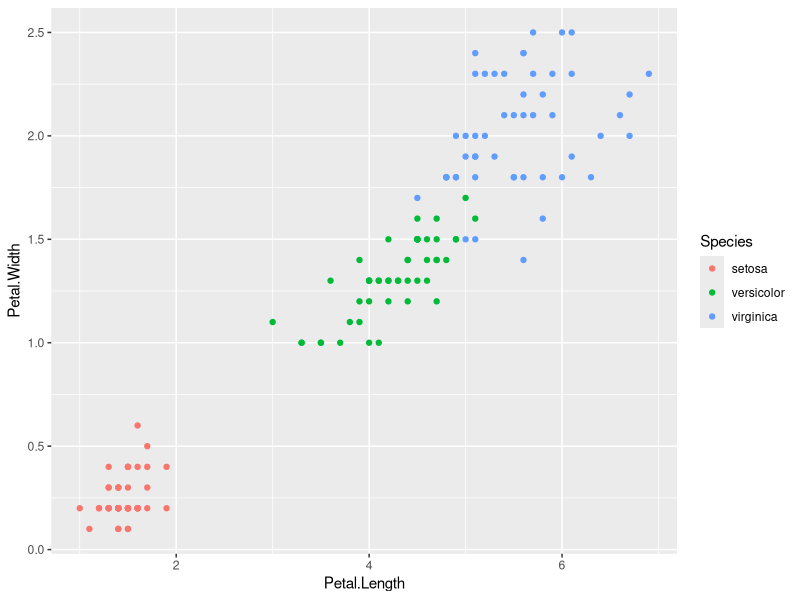
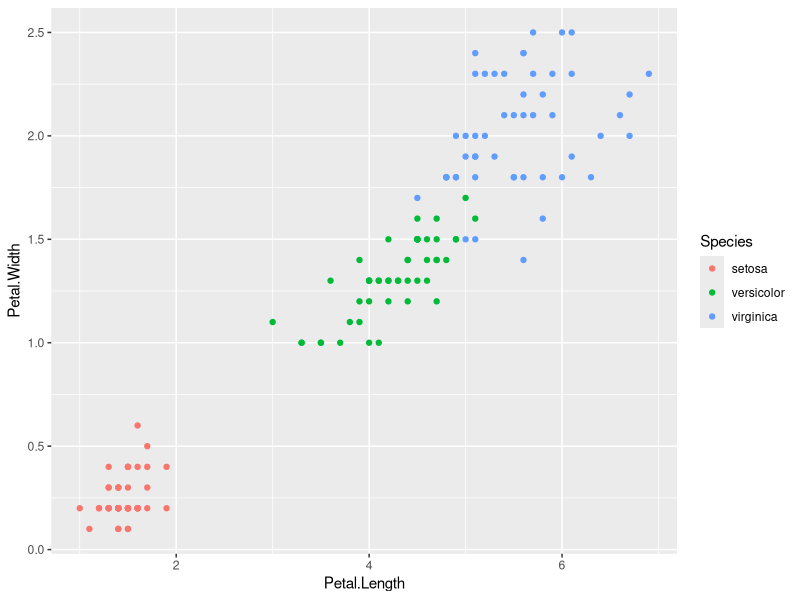
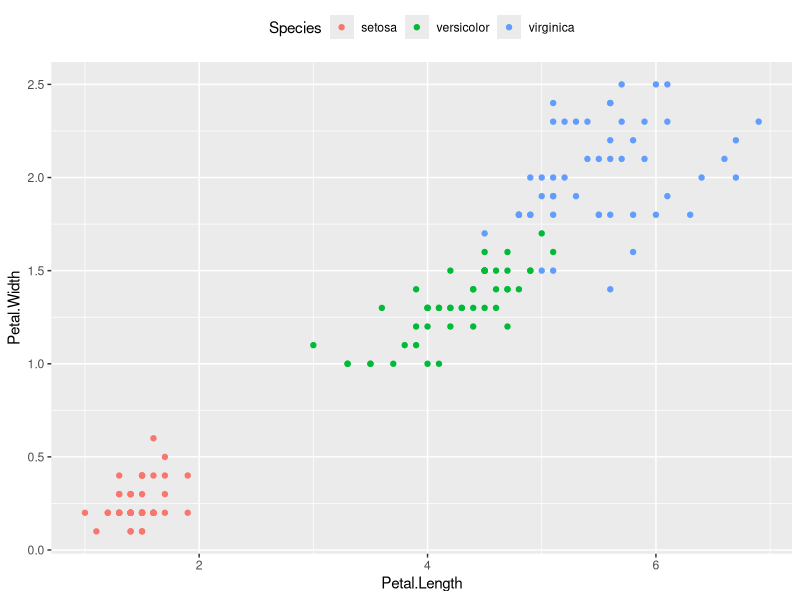
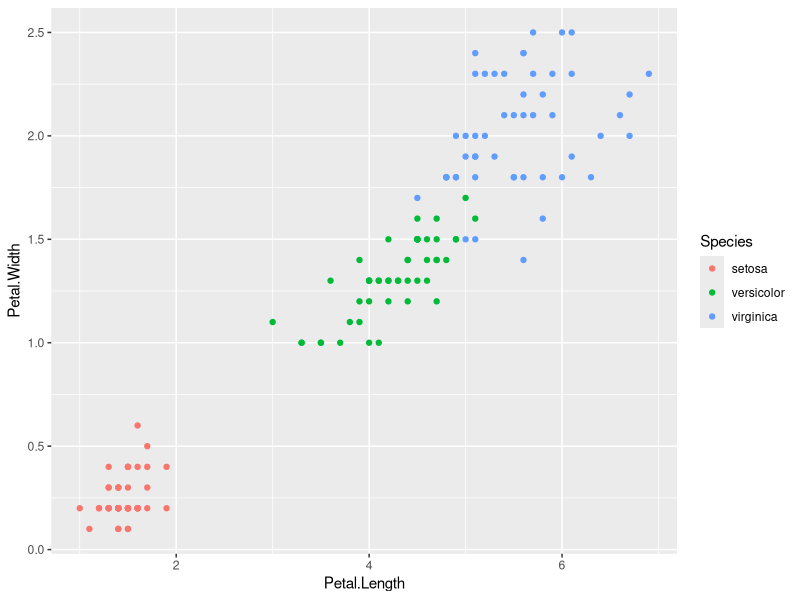
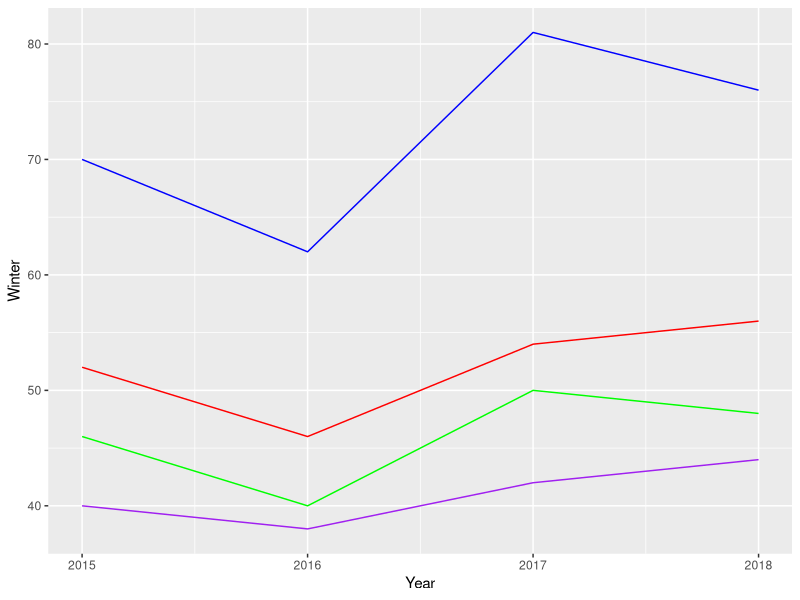
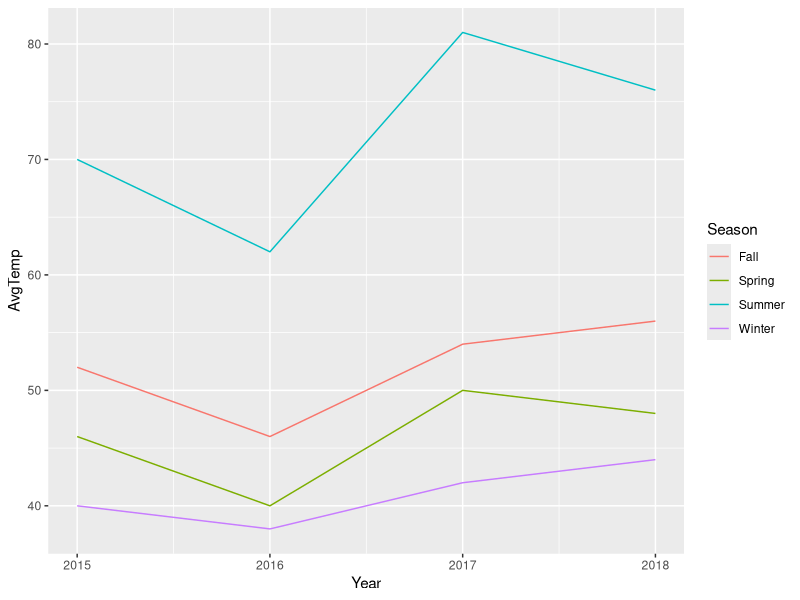
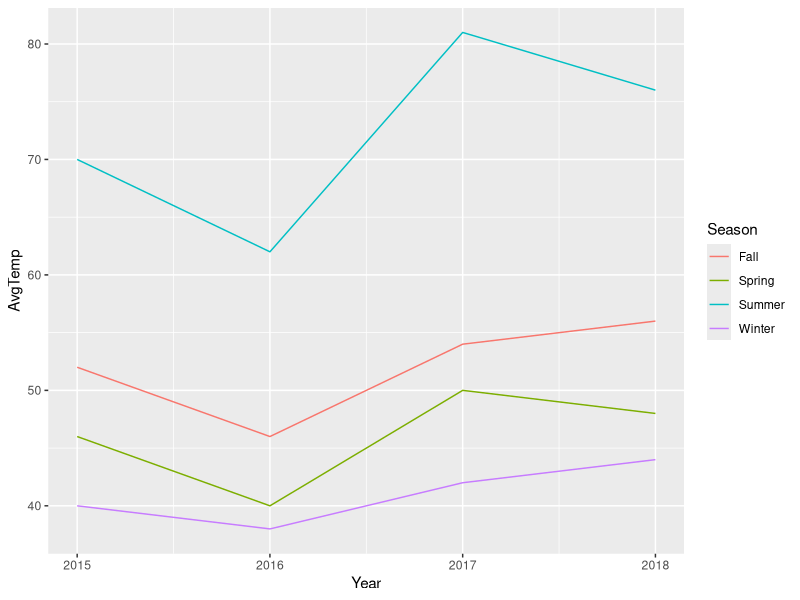
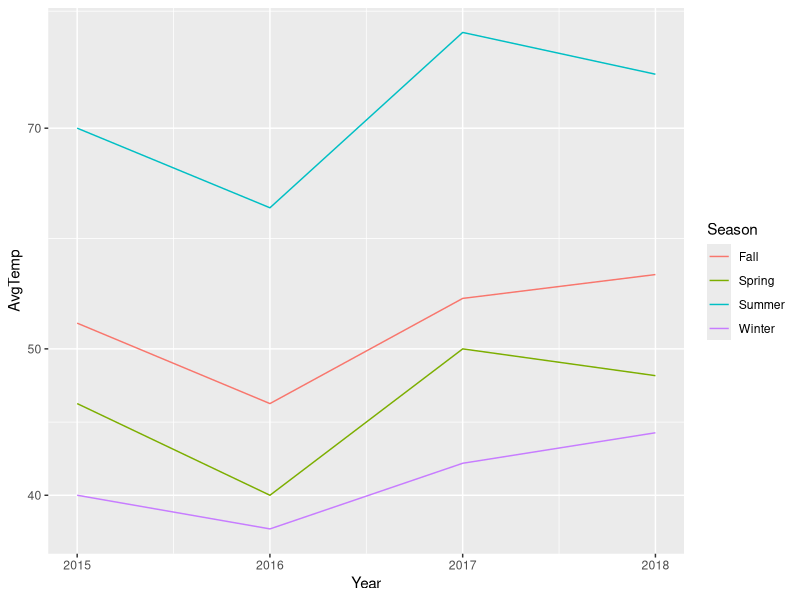

Write R code to recreate these figures, in order. (Note: this script raises an error after producing the figures.)
## ---- chunk 1
library(tidyverse)
## ---- chunk 2
ggplot(iris, aes(Petal.Length, Petal.Width)) + 
  geom_point(aes(color = Species))
## ---- chunk 3
a <- ggplot(iris, aes(Petal.Length, Petal.Width)) + 
  geom_point(aes(color=Species))
## ---- chunk 4
a
## ---- chunk 5
a + theme(legend.position = "top")
## ---- chunk 6
a <- ggplot(iris, aes(Petal.Length, Petal.Width)) + 
  geom_point(aes(color = Species))
## ---- chunk 7
# Assign a the value 10
a <- 10
# Print out the object a
a

a <- c(1,50,200)
a

a <- "Hello, world!"
a

a <- geom_point(data = iris, aes(Petal.Length, Petal.Width, color = Species))
ggplot() +
  a
## ---- chunk 8
SampleVector <- c(1,2,3)
class(SampleVector)
## ---- chunk 9
data.frame(x = c(1,2,3),
           y = c("a","b","c"),
           z = c(TRUE, TRUE, FALSE))
## ---- chunk 10
data.frame("." = c("Observation 1", "Observation 2","...", "Observation n"),
           "Variable 1" = c("Value", "Value", "...", "Value"),
           "Variable 2" = c("Value", "Value", "...", "Value"),
           "Variable .." = c("Value", "Value", "...", "Value"),
           "Variable n" = c("Value", "Value", "...", "Value"))
## ---- chunk 11
SeasonalTemps <- data.frame(Year = c(2015, 2016, 2017, 2018),
           Winter = c(40, 38, 42, 44),
           Spring = c(46, 40, 50, 48),
           Summer = c(70, 62, 81, 76),
           Fall = c(52, 46, 54, 56))
SeasonalTemps
## ---- chunk 12
ggplot(SeasonalTemps, aes(x = Year)) + 
  geom_line(aes(y = Winter), color = "purple") + 
  geom_line(aes(y = Spring), color = "green") + 
  geom_line(aes(y = Summer), color = "blue") + 
  geom_line(aes(y = Fall), color = "red")
## ---- chunk 13
LongTemps <- gather(data = SeasonalTemps, key = Season, value = AvgTemp, -Year)
LongTemps
## ---- chunk 14
ggplot(LongTemps, aes(x = Year, y = AvgTemp, color = Season)) + 
  geom_line()
## ---- chunk 15
WideTemps <- spread(LongTemps, Season, AvgTemp)
WideTemps
## ---- chunk 16
OrderWideTemps <- select(WideTemps, c(Year, Winter, Spring, Summer, Fall))
OrderWideTemps
## ---- chunk 17
select(WideTemps, c(Year, Winter, Spring, Fall))
## ---- chunk 18
select(WideTemps, -Summer)
## ---- chunk 19
a <- 10
a <- a*2
a <- sqrt(a)
## ---- chunk 20
Numbers <- c(5,10,15,20,25)

Numbers %>%
  mean()
## ---- chunk 21
LongTemps %>%
  spread(Season, AvgTemp) %>%
  select(-Summer)
## ---- chunk 22
LongTemps %>%
  spread(data = ., Season, AvgTemp) %>%
  select(-Summer)
## ---- chunk 23
LongTemps %>%
  ggplot(aes(x = Year, y = AvgTemp, color = Season)) + 
  geom_line()
## ---- chunk 24
LongTemps %>%
  ggplot(aes(x = Year, y = AvgTemp, color = Season)) + 
  geom_line() + 
  scale_y_log10()
## ---- chunk 25
LongTemps %>%
  mutate(TwiceTemp = AvgTemp * 2)
## ---- chunk 26
LongTemps %>%
  mutate(TwiceTemp = AvgTemp * 2,
         TwiceSquaredTemp = TwiceTemp^2,
         YearSeason = paste(Year, Season))
## ---- chunk 27
LongTemps %>%
  mutate(YearSeason = paste("The", Season, "of", Year))
## ---- chunk 28
LongTemps %>%
  mutate(TwiceTemp = AvgTemp * 2) %>%
  transmute(TwiceSquaredTemp = TwiceTemp^2,
         YearSeason = paste(Year, Season))
## ---- chunk 29
iris <- as.tibble(iris)
iris
## ---- chunk 30
iris[, 1]
## ---- chunk 31
iris[1, ]
## ---- chunk 32
iris[c(1,2,3,4), ]
iris[1:4, ]
## ---- chunk 33
iris[1,1]
## ---- chunk 34
iris[[1, 1]]
## ---- chunk 35
iris$Sepal.Length
## ---- chunk 36
mean(iris$Sepal.Length)
sd(iris$Sepal.Length)
cor.test(iris$Sepal.Length, iris$Sepal.Width)
## ---- chunk 37
iris[iris$Species == "setosa", ]
## ---- chunk 38
iris[iris$Sepal.Length > 7.5, ]
## ---- chunk 39
iris %>%
  filter(Species == "setosa")
## ---- chunk 40
iris %>%
  filter(Species == "setosa" & Sepal.Length == 5.1 & Sepal.Width == 3.3)
## ---- chunk 41
iris %>%
  filter(Species == "setosa" & Species == "versicolor")
## ---- chunk 42
iris %>%
  filter(Species %in% c("setosa",
                        "versicolor"))
## ---- chunk 43
mean(iris$Sepal.Length)
## ---- chunk 44
setosa <- iris %>%
  filter(Species == "setosa")
virginica <- iris %>%
  filter(Species == "virginica")
versicolor <- iris %>%
  filter(Species == "versicolor")


mean(setosa$Sepal.Length)
mean(virginica$Sepal.Length)
mean(versicolor$Sepal.Length)
## ---- chunk 45
iris %>%
  group_by(Species) %>%
  summarise(MeanSepalLength = mean(Sepal.Length))
## ---- chunk 46
iris %>%
  group_by(Species) %>%
  mutate(SLDistanceFromMean = Sepal.Length - mean(Sepal.Length))
## ---- chunk 47
iris %>%
  select(c(Sepal.Length, Species)) %>%
  group_by(Species) %>%
  mutate(SLDistanceFromGroupMean = Sepal.Length - mean(Sepal.Length)) %>%
  ungroup() %>%
  mutate(SLDistanceFromTotalMean = Sepal.Length - mean(Sepal.Length))
## ---- chunk 48
MissingExample <- tibble(w = c(1, 2, 3),
                         x = c("A", "B", "C"),
                         y = c("do", "re", NA),
                         z = c(807, NA, 780))
MissingExample
## ---- chunk 49
mean(MissingExample$z)
## ---- chunk 50
mean(MissingExample$z, na.rm = TRUE)
## ---- chunk 51
MissingExample %>%
  filter(!is.na(z)) %>%
  summarise(Mean = mean(z))
## ---- chunk 52
MissingExample %>%
  drop_na()
## ---- chunk 53
MissingExample %>%
  replace_na(list(y = "mi", z = "078"))
## ---- chunk 54
TreeData <- tibble(Site = c("A","A","A","B","B"),
                   Species = c("Red Maple", "Sugar Maple", "Black Cherry", "Red Maple", "Sugar Maple"),
                   Count = c(10,5,15,8,19))
TreeData
## ---- chunk 55
TreeData %>%
  group_by(Species) %>%
  summarise(Mean = mean(Count), StandardDev = sd(Count))
## ---- chunk 56
TreeData %>%
  complete(Site, Species, fill = list(Count = 0))
## ---- chunk 57
TreeData %>%
  complete(Site, Species, fill = list(Count = 0)) %>%
  group_by(Species) %>%
  summarise(Mean = mean(Count), StandardDev = sd(Count))
## ---- chunk 58
LongTreeData <- TreeData %>%
  uncount(Count)

LongTreeData
## ---- chunk 59
LongTreeData %>%
  count(Site, Species)
## ---- chunk 60
LongTreeData %>%
  count(Site, Species) %>%
  rename(Count = n)
## ---- chunk 61
1/49 * 49 == 1
near(1/49 * 49, 1)
